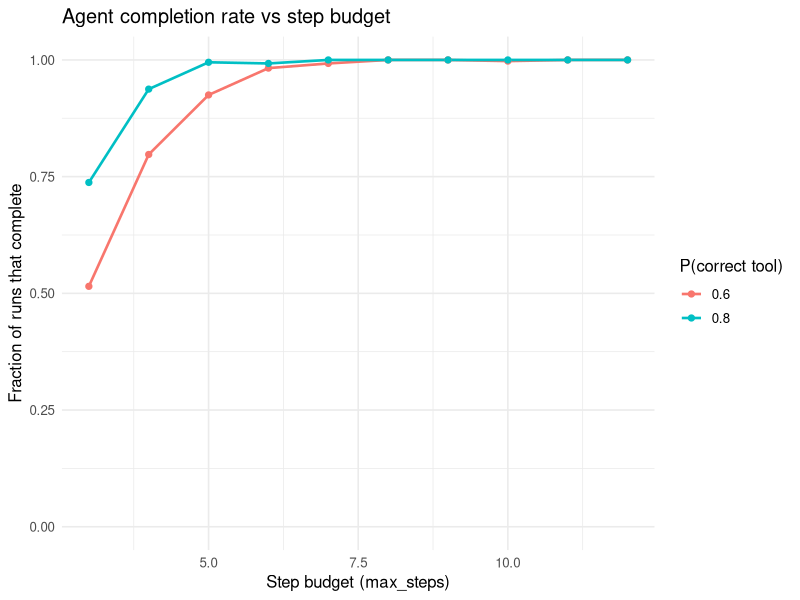

The R source for this figure:
## ---- chunk 1
patterns <- data.frame(
  Pattern = c("Single-shot LLM", "ReAct (single agent)",
              "Plan-and-execute", "Multi-agent"),
  Loop = c("None", "Step-by-step", "Plan then run", "Per-agent loops"),
  `Best for` = c("Self-contained text tasks",
                 "Tool use with uncertain next step",
                 "Long tasks with clear structure",
                 "Tasks that split into roles/subtasks"),
  `Main cost` = c("Lowest", "More tokens/calls per step",
                  "Stale plans if world changes",
                  "Coordination + most calls"),
  check.names = FALSE
)
knitr::kable(patterns,
  caption = "When to use each agent pattern.")
## ---- chunk 2
# A small data set the agent can act on.
set.seed(1)
sales <- data.frame(
  region = sample(c("east", "west"), 200, replace = TRUE),
  amount = round(rgamma(200, shape = 2, scale = 50), 2)
)

# --- Tools: ordinary R functions the agent may call. ---
tool_filter <- function(state, region) {
  d <- state$data[state$data$region == region, , drop = FALSE]
  list(data = d,
       obs = sprintf("filtered to region='%s', %d rows", region, nrow(d)))
}

tool_mean <- function(state, column) {
  m <- mean(state$data[[column]])
  list(value = m,
       obs = sprintf("mean of '%s' = %.2f over %d rows",
                     column, m, nrow(state$data)))
}

tool_answer <- function(state) {
  list(final = state$value,
       obs = sprintf("ANSWER: %.2f", state$value))
}

tools <- list(filter = tool_filter, mean = tool_mean, answer = tool_answer)
## ---- chunk 3
# Rule-based policy: choose the next action from goal + state.
# Returns list(tool=..., args=list(...)).
policy <- function(goal, state) {
  if (!is.null(state$value)) {
    return(list(tool = "answer", args = list()))
  }
  if (is.null(state$filtered)) {
    return(list(tool = "filter",
                args = list(region = goal$region)))
  }
  list(tool = "mean", args = list(column = goal$column))
}
## ---- chunk 4
run_agent <- function(goal, data, tools, max_steps = 5) {
  state <- list(data = data, value = NULL, filtered = NULL)
  trace <- character(0)

  for (t in seq_len(max_steps)) {
    action <- policy(goal, state)                       # think
    fn <- tools[[action$tool]]
    out <- do.call(fn, c(list(state), action$args))     # act + observe

    trace <- c(trace, sprintf("step %d | %s -> %s",
                              t, action$tool, out$obs))

    # Update state from the observation.
    if (action$tool == "filter") {
      state$data <- out$data
      state$filtered <- TRUE
    } else if (action$tool == "mean") {
      state$value <- out$value
    } else if (action$tool == "answer") {
      state$final <- out$final
      break
    }
  }
  list(answer = state$final, trace = trace, steps = length(trace))
}

goal <- list(region = "west", column = "amount")
result <- run_agent(goal, sales, tools)
cat(result$trace, sep = "\n")
cat(sprintf("\nFinal answer: %.2f\n", result$answer))
## ---- chunk 5
truth <- mean(sales$amount[sales$region == "west"])
cat(sprintf("agent: %.4f   direct: %.4f   match: %s\n",
            result$answer, truth,
            isTRUE(all.equal(result$answer, truth))))
## ---- chunk 6
set.seed(42)

# A policy that picks the correct next tool with prob p, else a wrong one.
noisy_run <- function(goal, data, p_correct, max_steps) {
  state <- list(data = data, value = NULL, filtered = NULL)
  for (t in seq_len(max_steps)) {
    correct <- if (!is.null(state$value)) "answer"
               else if (is.null(state$filtered)) "filter"
               else "mean"
    chosen <- if (runif(1) < p_correct) correct
              else sample(c("filter", "mean", "answer"), 1)
    out <- do.call(tools[[chosen]], c(list(state),
            if (chosen == "filter") list(region = goal$region)
            else if (chosen == "mean") list(column = goal$column)
            else list()))
    if (chosen == "filter") { state$data <- out$data; state$filtered <- TRUE }
    else if (chosen == "mean") state$value <- out$value
    else if (chosen == "answer" && !is.null(state$value))
      return(TRUE)   # finished correctly
  }
  FALSE              # ran out of budget
}

budgets <- 3:12
p_levels <- c(0.6, 0.8)
reps <- 400

grid <- expand.grid(budget = budgets, p = p_levels)
grid$completion <- mapply(function(b, p) {
  mean(replicate(reps, noisy_run(goal, sales, p_correct = p, max_steps = b)))
}, grid$budget, grid$p)

library(ggplot2)
ggplot(grid, aes(budget, completion,
                 colour = factor(p), group = factor(p))) +
  geom_line(linewidth = 0.9) +
  geom_point(size = 1.8) +
  scale_y_continuous(limits = c(0, 1)) +
  labs(x = "Step budget (max_steps)",
       y = "Fraction of runs that complete",
       colour = "P(correct tool)",
       title = "Agent completion rate vs step budget") +
  theme_minimal(base_size = 12)
